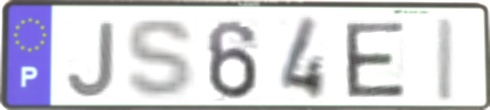
#> input picture RandomCodigos/RandomCodigos/input_image.jpg, 490 x 110 px, found by its file name
$ python random_transformations_test.py
#> lines starting #> are read from the running program, lines starting #| are printed output that depends on the picture
import cv2
import numpy as np
import random

import cv2
import numpy as np
import random

def apply_random_homography(image, max_skew=15, max_rotation=10, max_stretch=0.15):
    height, width, _ = image.shape

    skew_angle = random.uniform(-max_skew, max_skew)
    rotation_angle = random.uniform(-max_rotation, max_rotation)
    stretch_factor_x = 1 + random.uniform(-max_stretch, max_stretch)  # Stretch factor in x direction
    stretch_factor_y = 2 - stretch_factor_x#+ random.uniform(-max_stretch, max_stretch)  # Stretch factor in y direction

    # Apply skewing to the skew matrix
    skew_matrix = np.array([[1, np.tan(np.radians(skew_angle)), 0],
                            [0, 1, 0],
                            [0, 0, 1]])

    # Apply stretching to the skew matrix
    stretch_matrix = np.array([[stretch_factor_x, 0, 0],
                               [0, stretch_factor_y, 0],
                               [0, 0, 1]])

    rotation_matrix = cv2.getRotationMatrix2D((width/2, height/2), rotation_angle, 1)

    # Combine skew, stretch, and rotation matrices
    combined_matrix = np.dot(np.dot(rotation_matrix, skew_matrix), stretch_matrix)

    # Calculate new dimensions to include all original image pixels
    corners = np.array([[0, 0, 1],
                        [width, 0, 1],
                        [0, height, 1],
                        [width, height, 1]])

    transformed_corners = np.dot(corners, combined_matrix.T)

    min_x, min_y = np.min(transformed_corners[:, :2], axis=0)
    max_x, max_y = np.max(transformed_corners[:, :2], axis=0)

    new_width = int(np.ceil(max_x - min_x))
    new_height = int(np.ceil(max_y - min_y))

    # Adjust the translation part of the combined matrix
    combined_matrix[0, 2] -= min_x
    combined_matrix[1, 2] -= min_y

    warped_image = cv2.warpAffine(image, combined_matrix[:2], (new_width, new_height), borderMode=cv2.BORDER_REPLICATE)
    print(f"skew_angle: {skew_angle}, rotation_angle: {rotation_angle}, stretch_factor_x: {stretch_factor_x}, stretch_factor_y: {stretch_factor_y}")
    return warped_image


def apply_random_blur(image):
    kernel_size = random.choice([1, 3, 5])
    blurred_image = cv2.GaussianBlur(image, (kernel_size, kernel_size), 0)
    return blurred_image

def apply_random_brightness_contrast(image):
    brightness_reduction = random.uniform(0, -20)
    contrast_factor = random.uniform(0.9, 1.1)

    adjusted_image = cv2.convertScaleAbs(image, alpha=contrast_factor, beta=brightness_reduction)
    return adjusted_image

def apply_random_noise(image, noise_prob=0.67):
    if random.random() < noise_prob:
        noise_types = ['gaussian', 'speckle']
        chosen_noise = random.choice(noise_types)#, p = [0.33, 0.67])

        if chosen_noise == 'gaussian':
            print ("Gaussian noise")
            noise = np.random.normal(0, 1, image.shape).astype(np.uint8)
            noisy_image = cv2.add(image, noise)
        elif chosen_noise == 'speckle':
            print ("Speckle noise")
            speckle = np.random.randn(*image.shape) * 0.1
            noisy_image = np.clip(image + image * speckle, 0, 255).astype(np.uint8)


        noisy_image = np.clip(noisy_image, 0, 255).astype(np.uint8)
        return noisy_image
    else:
        print ("No noise")
    return image

def apply_random_transformations(image):

    noisy_result = apply_random_noise(image)
    homography_result = apply_random_homography(noisy_result)
    blurred_result = apply_random_blur(homography_result)
    final_result = apply_random_brightness_contrast(blurred_result)

    return final_result

output = "C:\\Users\\Santi LM\\Documents\\GitHub\\Tese\\RandomCodigos\\RandomCodigos\\output\\"
# Load an example image
input_image = cv2.imread('C:\\Users\\Santi LM\\Documents\\GitHub\\Tese\\RandomCodigos\\RandomCodigos\\input_image.jpg')
#> input_image is the input picture: shape (110, 490, 3); mean B, G, R 216.9, 208.8, 209.4

for i in range(100):
    # Apply random transformations
    output_image = apply_random_transformations(input_image)
    cv2.imwrite(output + f'output_{i}.jpg', output_image)
#> this loop made 100 passes
#> pass 1, in apply_random_homography, `warped_image = cv2.warpAffine(image, combined_matrix[:2], (new_width, ..`:
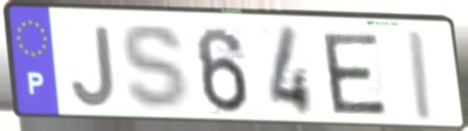
#> warped_image: shape (131, 468, 3); mean B, G, R 212.2, 205.5, 206.3
#> pass 2, in apply_random_homography (call 2), `warped_image = cv2.warpAffine(image, combined_matrix[:2], (new_width, ..`:
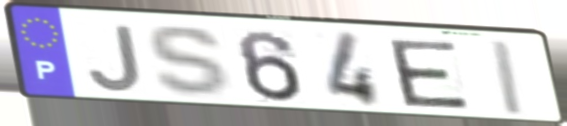
#> warped_image: shape (126, 567, 3); mean B, G, R 207.3, 202.1, 203.1
